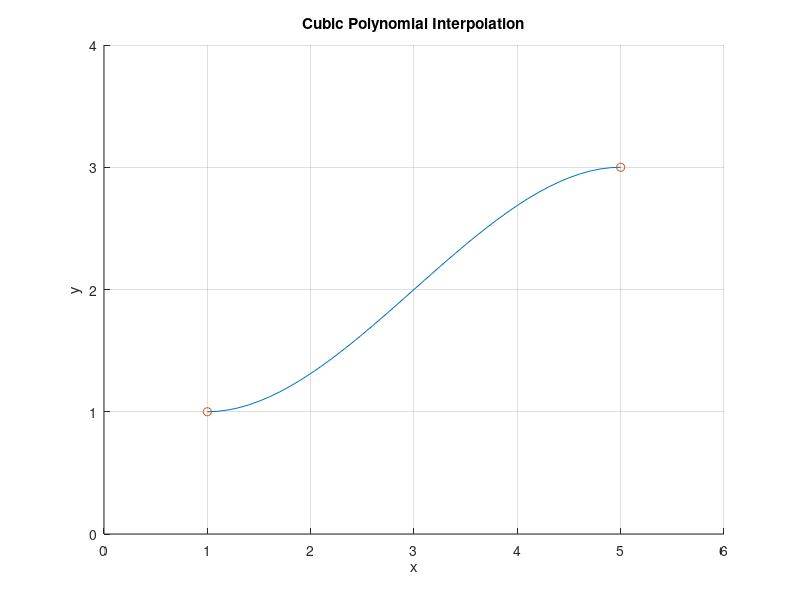

Source code (MATLAB):
% ME3001, Tennessee Technological University
% Tristan Hill, April 03, 2024
% cubic polynomial interpolation

clear variables;close all;clc

% define the end point conditions
% start position
x0=1;
y0=1;
% start slope
y0p=0;

% end position
x1=5;
y1=3;
% end slope
y1p=0;

% put points in array for plotting
xpoints=[x0 x1];
ypoints=[y0 y1];

% start and end conditions as linear system
A=[1 x0 x0^2 x0^3
   0 1 2*x0 3*x0^2
   1 x1 x1^2 x1^3
   0 1 2*x1 3*x1^2];
% known values at start and end as known vector
b=[y0 ;y0p ;y1 ;y1p];

% solve for the coefficients of the cubic interpolation polynomial
C=inv(A)*b;

% compute points on the curve with resulting coefficients
xpoly=x0:.1:x1;
ypoly=C(4)*xpoly.^3+C(3)*xpoly.^2+C(2)*xpoly+C(1);

% show the resulting polynomial 
figure(1);hold on

plot(xpoly,ypoly)
plot(xpoints,ypoints,'o')
grid on 
xlabel('x')
ylabel('y')
title('Cubic Polynomial Interpolation')
axis([x0-1 x1+1 y0-1 y1+1]) % set axis range with some buffer
